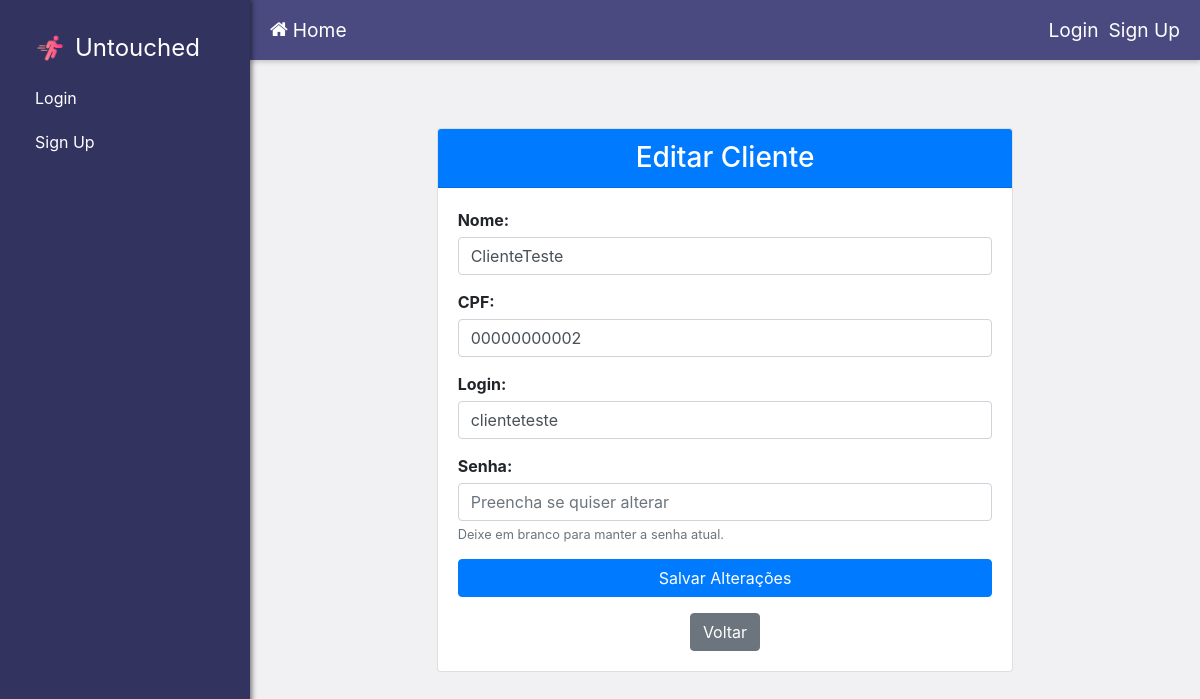
Page /cliente/cliente/editar/2 on the committed database.
### website/model/Users/Cliente.py (models this page shows, shortened)
class Cliente(User):
    __mapper_args__ = {
        'polymorphic_identity': 2
    }
    numero_compras = db.Column(db.Integer)

### website/controller/clienteController.py (the view, shortened to what this page needs)
@clienteC.route('/cliente/editar/<int:usuario_id>', methods=['GET', 'POST'])
def editar_cliente(usuario_id):
    cliente = Cliente.query.get(usuario_id)
    if not cliente or cliente.tipo_usuario != 2:
        return "Cliente não encontrado ou inválido", 404
    return render_template('editar_cliente.html', cliente=cliente)

### website/templates/editar_cliente.html (shortened to what this page needs)
{% extends 'layout.html' %}
{% block content %}
<div class="container mt-5">
    <div class="row justify-content-center">
        <div class="col-md-8">
            <div class="card">
                <div class="card-header bg-primary text-white text-center">
                    <h3 class="mb-0">Editar Cliente</h3>
                </div>
                <div class="card-body">
                    <form method="POST">
                        <div class="form-group">
                            <label for="nome">Nome:</label>
                            <input type="text" class="form-control" id="nome" name="nome" value="{{ cliente.nome }}" required>
                        </div>
                        <div class="form-group">
                            <label for="cpf">CPF:</label>
                            <input type="text" class="form-control" id="cpf" name="cpf" value="{{ cliente.cpf }}" required>
                        </div>
                        <div class="form-group">
                            <label for="login">Login:</label>
                            <input type="text" class="form-control" id="login" name="login" value="{{ cliente.login }}" required>
                        </div>
                        <div class="form-group">
                            <label for="senha">Senha:</label>
                            <input type="password" class="form-control" id="senha" name="senha" placeholder="Preencha se quiser alterar">
                            <small class="form-text text-muted">Deixe em branco para manter a senha atual.</small>
                        </div>
                        <button type="submit" class="btn btn-primary btn-block">Salvar Alterações</button>
                    </form>
                    <div class="text-center mt-3">
                        <a href="{{ url_for('homeC.home_cliente') }}" class="btn btn-secondary">Voltar</a>
                    </div>
                </div>
            </div>
        </div>
    </div>
</div>
{% endblock %}

### website/templates/layout.html (style rules this page uses)
body { display: flex; min-height: 100vh; margin: 0; background-color: #eeeef0c5; }
.form-group { margin-bottom: 15px; }
label { display: block; margin-bottom: 5px; font-weight: bold; }

### rows in the picture
Cliente: nome "ClienteTeste", cpf "00000000002", login "clienteteste"
